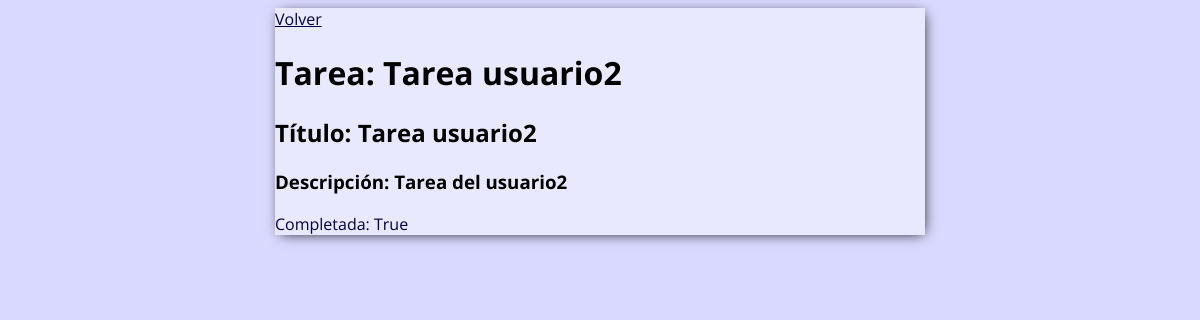
The app's page /tarea/8 (signed in), older data.
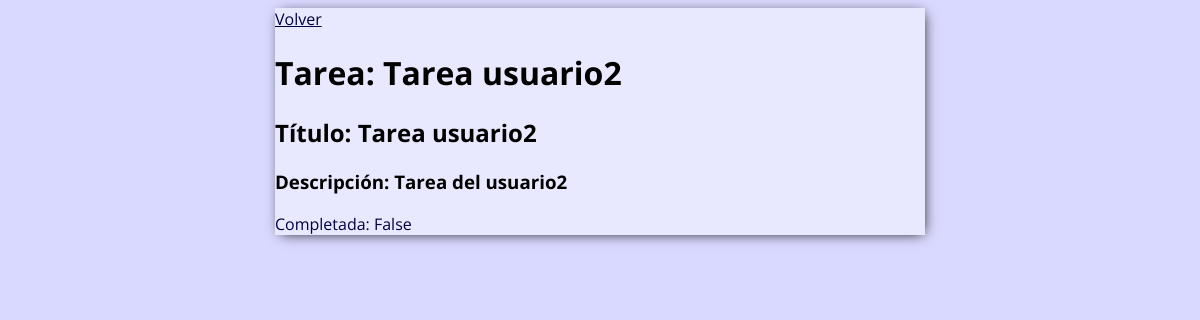
The same page, newer data.
### base/models.py (models this page shows)
class Tarea(models.Model):
    usuario = models.ForeignKey(User,
                                on_delete=models.CASCADE,
                                null=True,
                                blank=True)
    titulo = models.CharField(max_length=200)
    descripcion = models.TextField(null=True,
                                blank=True)
    completada = models.BooleanField(default=False)
    creada = models.DateTimeField(auto_now_add=True)
    def __str__(self):
        return self.titulo
    class Meta:
        ordering = ['completada']

### base/views.py (the view)
# urls.py: path('tarea/<int:pk>', DetalleTarea.as_view(), name='tarea'),
class DetalleTarea(LoginRequiredMixin, DetailView):
    model = Tarea
    context_object_name = 'tarea'
    template_name = 'base/tarea.html'

### base/templates/base/tarea.html (shortened to what this page needs)
<!DOCTYPE html>
<html lang="es">
<head>
</head>
<body>
    {% extends 'base/principal.html' %}
    {% block content %}
    <a href="{% url 'tareas' %}">Volver</a>
    <h1>Tarea: {{tarea}}</h1>
    <h2>Título: {{tarea.titulo}}</h2>
    <h3>Descripción: {{tarea.descripcion}}</h3>
    <p>Completada: {{tarea.completada}}</p>
    {% endblock content %}

Row changes from the older to the newer data that the page shows:
changed Tarea "Tarea usuario2": completada "True" → "False"
